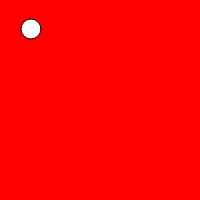
Frame 1 (no input)
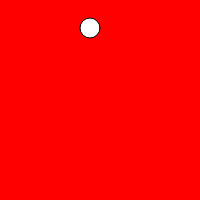
Frame 60 (no input)
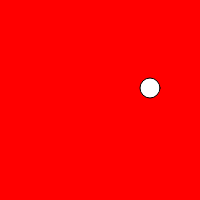
Frame 120 (the mouse pressed at the canvas centre since frame 60)

The p5.js sketch that drew these frames (run headless with seeded random() and noise() and a simulated clock; from frame 60 on, the mouse is pressed at the canvas centre):

// p5.js sketch
// ── sketch.js
var xPos = 30;
var yPos = 30;
var xDir = 1;
var yDir = -1

function setup() {
  createCanvas(200, 200);
}

function draw() {

  background(255, 0, 0);
  xPos = xPos + xDir;
  yPos = yPos + yDir;
  ellipse(xPos, yPos, 20, 20);
  if (xPos < 0 || xPos > width) {
    xDir = -xDir;
  }
  if (yPos < 0 || yPos > height) {
    yDir = -yDir;
  }
}
